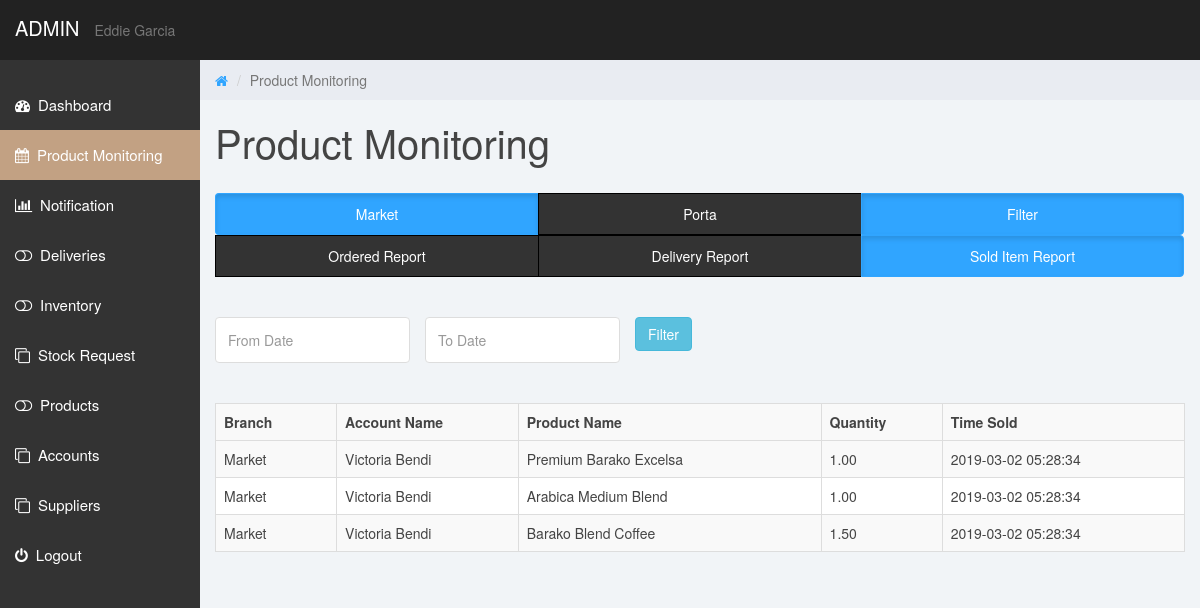
The page /Garciaskape/admin/monitoring/sold_item_filter_report_m.php on the database as committed earlier.
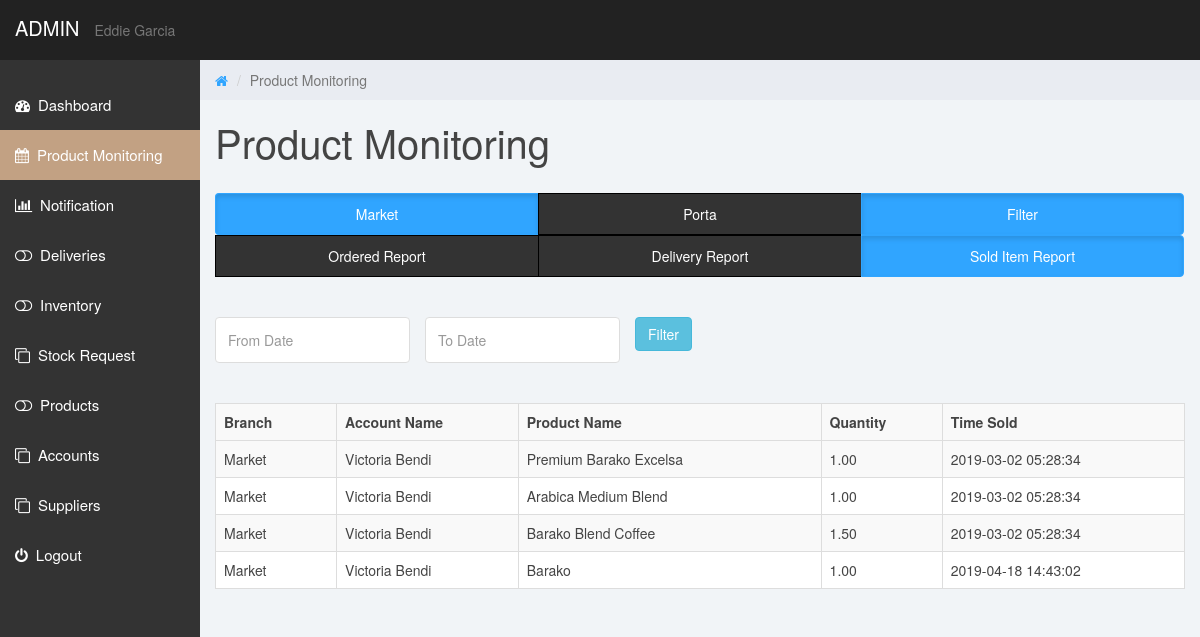
The same page on the database as committed later.
### tables this page shows
CREATE TABLE IF NOT EXISTS `solditem` (
  `idnumber` int(10) UNSIGNED NOT NULL AUTO_INCREMENT,
  `solditemid` int(15) NOT NULL,
  `productid` int(15) NOT NULL,
  `quantity` double(10,2) NOT NULL,
  `orderid` int(15) NOT NULL,
  `branchid` int(15) NOT NULL,
  `accountid` int(15) NOT NULL,
  `time` timestamp NOT NULL,
  `status` varchar(45) NOT NULL,
  PRIMARY KEY (`idnumber`),
  UNIQUE KEY `idnumber_UNIQUE` (`idnumber`)
);

CREATE TABLE IF NOT EXISTS `branch` (
  `branchid` int(15) UNSIGNED NOT NULL AUTO_INCREMENT,
  `branch_name` varchar(201) NOT NULL,
  `branch_address` varchar(201) DEFAULT NULL,
  PRIMARY KEY (`branchid`),
  UNIQUE KEY `branchid_UNIQUE` (`branchid`)
);

CREATE TABLE IF NOT EXISTS `accounts` (
  `accountid` int(15) UNSIGNED NOT NULL AUTO_INCREMENT,
  `username` varchar(201) NOT NULL,
  `email` varchar(201) NOT NULL,
  `password` varchar(201) NOT NULL,
  `user_type` varchar(201) NOT NULL,
  `firstname` varchar(100) NOT NULL,
  `middlename` varchar(100) DEFAULT NULL,
  `lastname` varchar(100) NOT NULL,
  `contact_number` varchar(20) NOT NULL,
  `status` varchar(45) NOT NULL,
  `branchid` int(15) NOT NULL,
  PRIMARY KEY (`accountid`),
  UNIQUE KEY `username_UNIQUE` (`username`),
  UNIQUE KEY `accountid_UNIQUE` (`accountid`),
  UNIQUE KEY `password_UNIQUE` (`password`)
);

CREATE TABLE IF NOT EXISTS `products` (
  `productid` int(15) UNSIGNED NOT NULL AUTO_INCREMENT,
  `productname` varchar(201) NOT NULL,
  `branchid` int(11) NOT NULL,
  `status` varchar(201) DEFAULT NULL,
  PRIMARY KEY (`productid`),
  UNIQUE KEY `productid_UNIQUE` (`productid`)
);

### Garciaskape/admin/monitoring/sold_item_filter_report_m.php (the view, shortened to what the changed rows need)
<?php
include '../includes/connection.php';
$query = "SELECT products.productname as sname, branch.branchid, branch.branch_name as bsname, solditem.quantity as sqty, accounts.firstname as asname, solditem.time as t,solditem.status
from (((solditem left join products on solditem.productid = products.productid)
left join branch on solditem.branchid = branch.branchid)
left join accounts on solditem.accountid = accounts.accountid) where branch.branchid = 1";
$result = mysqli_query($conn, $query);
?>
<!DOCTYPE html>
<html>
    <head>
        <link href="../css/bootstrap.min.css" rel="stylesheet">
        <link href="../css/font-awesome.min.css" rel="stylesheet">
        <link href="../css/datepicker3.css" rel="stylesheet">
        <link href="../css/styles.css" rel="stylesheet">
        <link href="../css/add.css" rel="stylesheet">
        <link rel="stylesheet" href="http://code.jquery.com/ui/1.11.4/themes/smoothness/jquery-ui.css">
    </head>
    <body>
        <div class="col-sm-9 col-sm-offset-3 col-lg-10 col-lg-offset-2 main">
            <div class="row">
                <div class="col-lg-12">
                    <h1 class="page-header">Product Monitoring</h1>
                </div>
            </div>
            <br>
            <div class="table-responsive">
                <div ng-app="producttable" ng-controller="controller">
                    <br/>
                    <br/>
                    <br>
                    <br/>
                    <div class="row">
                        <div class="col-md-12"  id="order_table"ng-show="filter_data > 0">
                            <table class="table table-striped table-bordered">
                                <tr>
                                    <th width="10%">Branch</th>
                                    <th width="15%">Account Name</th>
                                    <th width="25%">Product Name</th>
                                    <th width="10%">Quantity</th>
                                    <th width="20%">Time Sold</th>
                                </tr>
                                <tr ng-repeat="data in searched = (file | filter:search | orderBy : base :reverse) | beginning_data:(current_grid-1)*data_limit | limitTo:data_limit">
                                    <?php
                                    while($row = mysqli_fetch_array($result)){
                                    ?>
                                <tr>
                                    <td><?php echo $row["bsname"]; ?></td>
                                    <td><?php echo $row["asname"]; ?></td>
                                    <td><?php echo $row["sname"]; ?></td>
                                    <td><?php echo $row["sqty"]; ?></td>
                                    <td><?php echo $row["t"]; ?></td>
                                </tr>
                                <?php
                                    }
                                ?>
                            </table>
                        </div>
                    </div>
                </div>
            </div>
        </div>
    </body>
</html>

Rows that differ between the two databases and show on the page:
added solditem: branchid.branch_name "Market", accountid.firstname "Victoria Bendi", productid.productname "Barako", quantity "1.00", time "2019-04-18 14:43:02"
